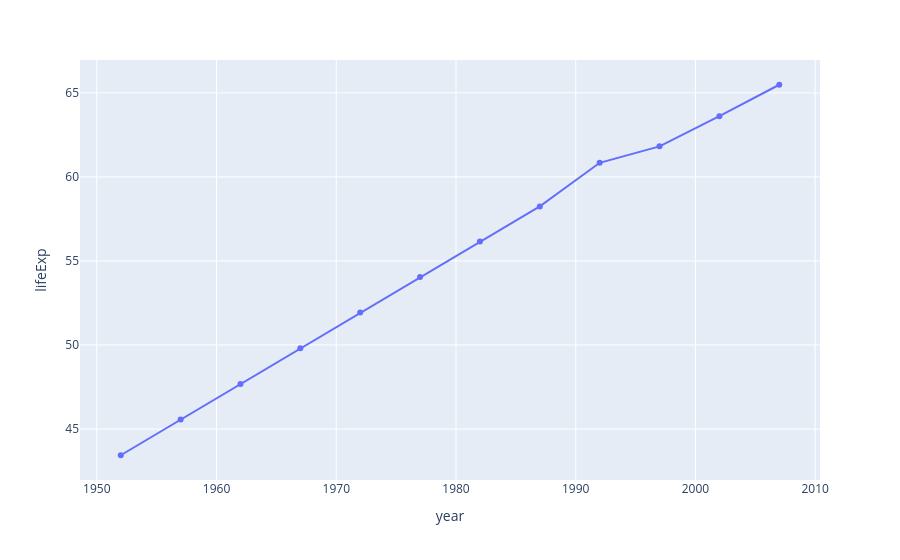

The cell this chart's notebook holds for it:
### Code cell
fig = px.line(
    df,
    x="year",
    y="lifeExp",
    markers = True
)

fig.show()

### Figure 1 — Plotly figure (JSON) as saved in the notebook; plotly's stock layout.template omitted (floating-point values rounded to 4 significant figures)
{"data": [{"hovertemplate": "year=%{x}<br>lifeExp=%{y}<extra></extra>", "legendgroup": "", "line": {"color": "#636efa", "dash": "solid"}, "marker": {"symbol": "circle"}, "mode": "lines+markers", "name": "", "orientation": "v", "showlegend": false, "type": "scatter", "x": [1952, 1957, 1962, 1967, 1972, 1977, 1982, 1987, 1992, 1997, 2002, 2007], "xaxis": "x", "y": [43.44, 45.56, 47.67, 49.8, 51.93, 54.04, 56.16, 58.24, 60.84, 61.82, 63.61, 65.48], "yaxis": "y"}], "layout": {"legend": {"tracegroupgap": 0}, "margin": {"t": 60}, "xaxis": {"anchor": "y", "domain": [0, 1], "title": {"text": "year"}}, "yaxis": {"anchor": "x", "domain": [0, 1], "title": {"text": "lifeExp"}}}}
